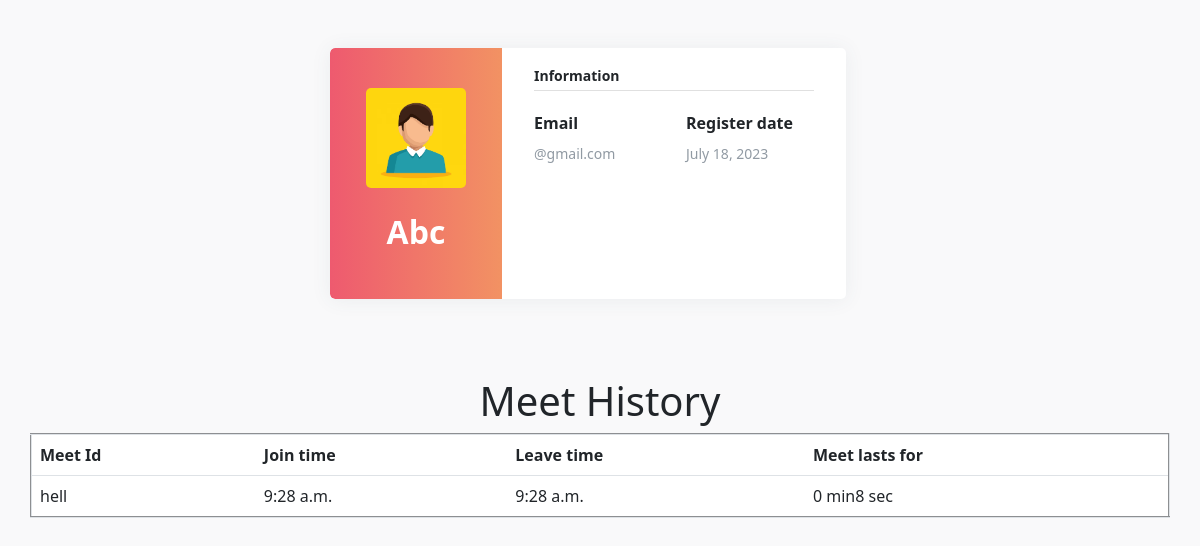
Before: /user_info/Abc with the older database file.
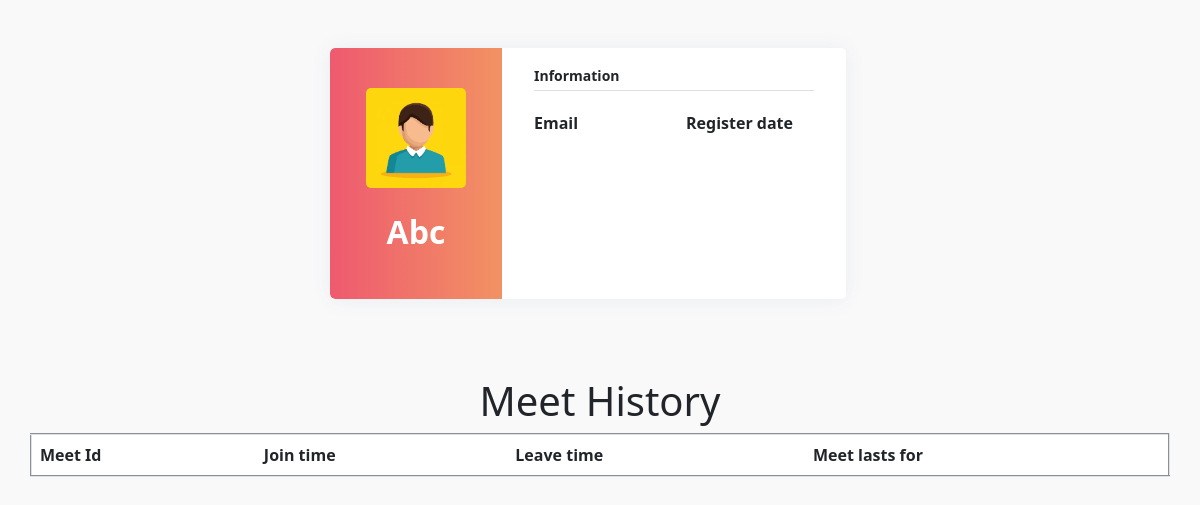
After: the same page with the newer database file.
### vcall/models.py (models this page shows)
class history(models.Model):
    user=models.ForeignKey(users,on_delete=models.CASCADE)
    meet_name=models.CharField(max_length=30,default='')
    date=models.DateField(auto_now=True)
    join_time=models.TimeField(null=True)
    leave_time=models.TimeField(null=True)
    total_time=models.CharField(default='',max_length=10)

class users(models.Model):
    username = models.CharField(primary_key=True, max_length=100, default='')
    password = models.CharField(max_length=100, default='')
    first_name = models.CharField(max_length=100, default='')
    last_name = models.CharField(max_length=100, default='')
    email = models.EmailField(max_length=254, default='')
    date = models.DateField(auto_now=True)
    isactive = models.CharField(max_length=100,default='',blank=True)

### vcall/views.py (the view)
# urls.py: path('user_info/<username>',userInfo,name='user_info')
def userInfo(request, username):
    user = users.objects.get(username=username)
    if user is not None:
        h = history.objects.filter(user=user)
        return render(request, 'vcall/user_info.html', {'user': user, 'list': h})
    else:
        return render(request, 'vcall/user_info.html', {'error': 'error'})

### vcall/templates/vcall/user_info.html (shortened to what this page needs)
<!DOCTYPE html>
<html lang="en">
{% load static %}
<head>
    <link href="https://cdn.jsdelivr.net/npm/bootstrap@5.3.0/dist/css/bootstrap.min.css" rel="stylesheet">
</head>
<body>
    <div class="page-content " id="page-content">
        <div class="padding">
            <div class="row container d-flex justify-content-center">
                <div class="col-xl-6 col-md-12">
                    <div class="card user-card-full">
                        <div class="row m-l-0 m-r-0">
                            <div class="col-sm-4 bg-c-lite-green user-profile">
                                <div class="card-block text-center text-white">
                                    <div class="m-b-25">
                                        <img src="{% static 'vcall/images/human.jpg' %}" width="100px" class="img-radius"
                                            alt="User-Profile-Image">
                                    </div>
                                    <h2 class="f-w-600">{{user.username}}</h2>
                                </div>
                            </div>
                            <div class="col-sm-8">
                                <div class="card-block">
                                    <h6 class="m-b-20 p-b-5 b-b-default f-w-600">Information</h6>
                                    <div class="row">
                                        <div class="col-sm-6">
                                            <p class="m-b-10 f-w-600">Email</p>
                                            <h6 class="text-muted f-w-400">{{list.0.user.email}}</h6>
                                        </div>
                                        <div class="col-sm-6">
                                            <p class="m-b-10 f-w-600">Register date</p>
                                            <h6 class="text-muted f-w-400">{{list.0.user.date}}</h6>
                                        </div>
                                    </div>
                                    <ul class="social-link list-unstyled m-t-40 m-b-10">
                                        <li></li>
                                        <li></li>
                                        <li></li>
                                    </ul>
                                </div>
                            </div>
                        </div>
                    </div>
                </div>
            </div>
        </div>
    </div>
    <div class="container"><center><h1>Meet History</h1></center></div>
    <table border="2px" class="table container">
        <thead>
          <tr>
            <th scope="col">Meet Id</th>
            <th scope="col">Join time</th>
            <th scope="col">Leave time</th>
            <th scope="col">Meet lasts for</th>
          </tr>
        </thead>
        <tbody>
            {% for i in list %}
            <tr>
                <td>{{i.meet_name}}</td>
                <td>{{i.join_time}}</td>
                <td>{{i.leave_time}}</td>
                <td>{{i.total_time}}</td>
            </tr>
        {% endfor %}
        </tbody>
      </table>
</body>
</html>

Changed rows visible on the page:
removed history: user.email "@gmail.com", user.date "July 18, 2023", meet_name "hell", join_time "9:28 a.m.", leave_time "9:28 a.m.", total_time "0 min8 sec"
